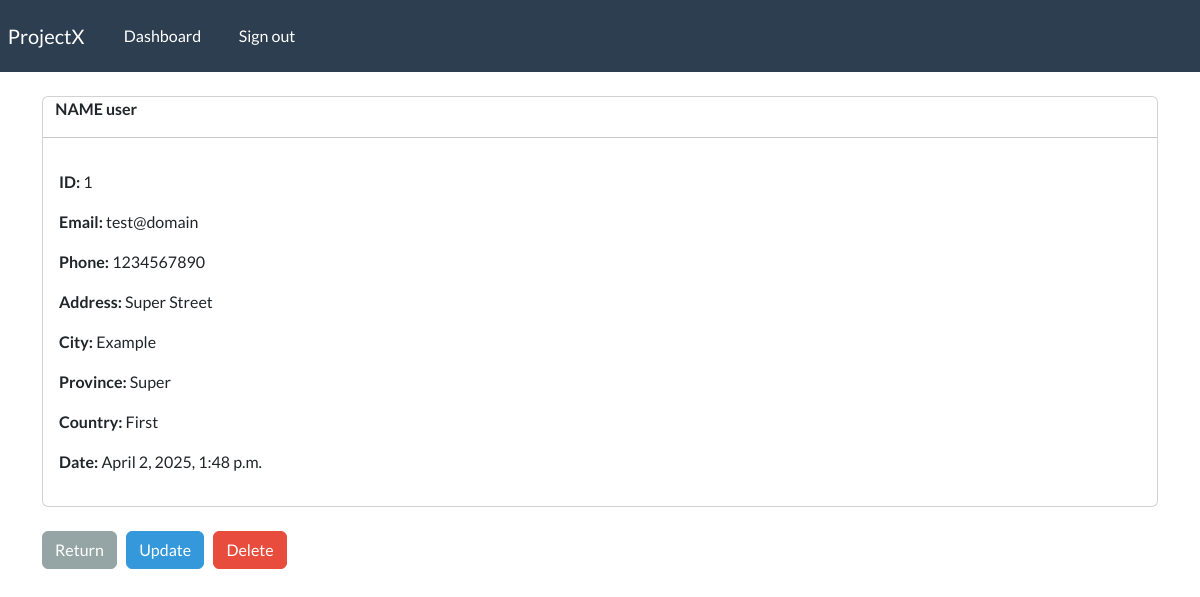
The page /record/1 (signed in) on the database its author committed.
### webapp/models.py (models this page shows, shortened)
class Record(models.Model):
    creation_date = models.DateTimeField(auto_now_add=True)
    first_name = models.CharField(max_length=100)
    last_name = models.CharField(max_length=100)
    email = models.CharField(max_length=255)
    phone = models.CharField(max_length=20)
    address = models.CharField(max_length=300)
    city = models.CharField(max_length=255)
    province = models.CharField(max_length=200)
    country = models.CharField(max_length=125)

### webapp/views.py (the view)
# urls.py: path('record/<int:pk>', views.view_record, name="record"),
@login_required(login_url='my-login')
def view_record(request, pk):
    all_records = Record.objects.get(id=pk)
    context = {'record':all_records}
    return render(request, 'webapp/view-record.html', context=context)

### webapp/templates/webapp/view-record.html (shortened to what this page needs)
{% extends 'webapp/base.html' %}
{% block content %}
<div class="card">
    <strong>
        {{record.last_name|upper}}
        {{record.first_name}}
    </strong>
    <hr>
    <div class="card-body">
        <p> <strong> ID: </strong> {{record.id}}  </p>
        <p> <strong> Email: </strong>  {{record.email}} </p>
        <p> <strong> Phone: </strong>  {{record.phone}} </p>
        <p> <strong> Address: </strong>  {{record.address}} </p>
        <p> <strong> City: </strong>  {{record.city}} </p>
        <p> <strong> Province: </strong>  {{record.province}} </p>
        <p> <strong> Country: </strong>  {{record.country}} </p>
        <p> <strong> Date: </strong>  {{record.creation_date}} </p>
    </div>
</div>
<br>
<a href="{% url 'dashboard' %}" class="btn btn-secondary"> Return </a>
<a href="{% url 'update-record' record.id %}" class="btn btn-info"> Update </a>
<a href="{% url 'delete-record' record.id %}" class="btn btn-danger"> Delete </a>
{% endblock %}

### rows shown on the page
Record: last_name "NAME", first_name "user", id "1", email "test@domain", phone "1234567890", address "Super Street", city "Example", province "Super", country "First", creation_date "April 2, 2025, 1:48 p.m."
